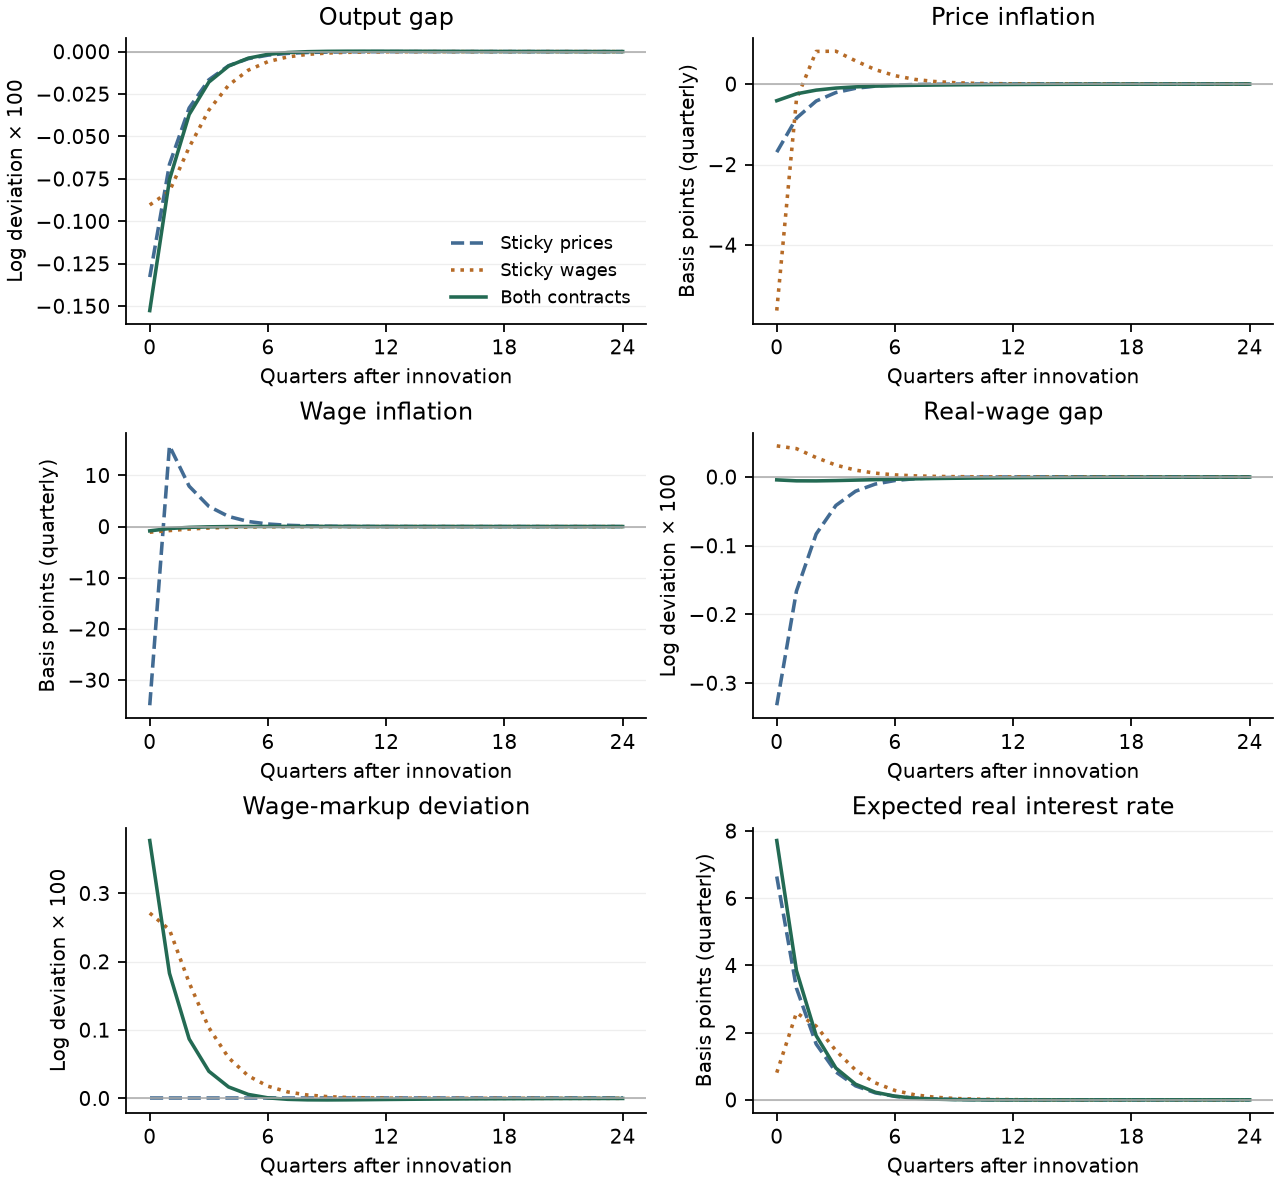

Reproduce this figure in Python.
"""Solved price/wage-contract experiment; illustrative parameters, no data.

Run: .venv/bin/python macro/images/sticky_wage_responses.py
The generalized matrix pencil uses (x, price inflation, wage inflation, g_prev).
Flexible contracts impose static markup conditions, never infinite PC slopes.
"""
from pathlib import Path
import os
import tempfile
os.environ.setdefault('MPLCONFIGDIR',str(Path(tempfile.gettempdir())/'notes-economics-mpl'))
import numpy as np
from numpy.polynomial import Polynomial as Poly
from scipy.linalg import eig
import matplotlib
matplotlib.use('Agg')
import matplotlib.pyplot as plt


def coefficients(beta=.99,sigma=1.,phi=1.,alpha=1/3,ep=6.,ew=6.,tp=.75,tw=.75,pp=1.5,px=.125):
    gp=alpha/(1-alpha);gw=sigma+phi/(1-alpha)
    ap=0 if tp==0 else (1-tp)*(1-beta*tp)/tp*(1-alpha)/(1-alpha+ep*alpha)
    aw=0 if tw==0 else (1-tw)*(1-beta*tw)/(tw*(1+ew*phi))
    return dict(beta=beta,sigma=sigma,phi=phi,alpha=alpha,ep=ep,ew=ew,
                tp=tp,tw=tw,pp=pp,px=px,gp=gp,gw=gw,ap=ap,aw=aw)


def pencil(p):
    b,s,ap,aw,gp,gw,pp,px=[p[k] for k in ['beta','sigma','ap','aw','gp','gw','pp','px']]
    L=np.array([[s+px,pp,0.,0.],[-ap*gp,1+ap,-ap,-ap],
                [-aw*gw,-aw,1+aw,aw],[0.,-1.,1.,1.]])
    R=np.array([[s,1.,0.,0.],[0.,b,0.,0.],[0.,0.,b,0.],[0.,0.,0.,1.]])
    if p['tp']==0:
        L[1]=[gp,-1,1,1];R[1]=0 # mc=gp*x+g=0
    if p['tw']==0:
        L[2]=[-gw,-1,1,1];R[2]=0 # wage markup=g-gw*x=0
    return L,R


def solve(rho=.5,**kwargs):
    p=coefficients(**kwargs);L,R=pencil(p)
    roots,vec=eig(L,R)
    stable=np.flatnonzero(np.abs(roots)<1-1e-9)
    assert len(stable)==1,(p,roots)
    assert all(abs(z)>1+1e-9 for n,z in enumerate(roots) if n not in stable)
    F=np.real_if_close(vec[:,stable[0]]/vec[3,stable[0]]).astype(float)
    G=float(np.real(roots[stable[0]]))
    np.testing.assert_allclose(L@F,G*R@F,atol=1e-10)
    np.testing.assert_allclose(G,1+F[2]-F[1],atol=1e-10)
    # Coefficients on nu, with J=h_w-h_p and no current-nu term in g_prev.
    change=np.array([0.,-1.,1.])
    mat=L[:3,:3]-rho*R[:3,:3]-np.outer((R@F)[:3],change)
    H=np.r_[np.linalg.solve(mat,np.array([-1.,0.,0.])),0.]
    J=H[2]-H[1]
    np.testing.assert_allclose(L@H,R@(F*J+rho*H)+np.array([-1.,0.,0.,0.]),atol=1e-10)
    # Independent scalar polynomial and explicit shock formulas from the text.
    if p['tp'] and p['tw']:
        b,s,ap,aw,gp,gw,pp,px=[p[k] for k in ['beta','sigma','ap','aw','gp','gw','pp','px']]
        D=Poly([s+px+ap*gp*pp,-b*(s+px)-s-ap*gp,s*b])
        LL=Poly([-1.,1+b+ap+aw,-b]);E=aw*gw-ap*gp
        polynomial=LL*D+E*ap*Poly([0.,pp,-1.])
        candidates=[z.real for z in polynomial.roots() if abs(z.imag)<1e-8 and abs(z)<1-1e-9]
        assert len(candidates)==1
        np.testing.assert_allclose(G,candidates[0],atol=1e-9)
        fx=-ap*G*(pp-G)/D(G)
        fp=ap*(gp*fx+G)/(1-b*G)
        fw=aw*(gw*fx-G)/(1-b*G)
        np.testing.assert_allclose(F,[fx,fp,fw,1.],atol=1e-9)
        K=1-b*rho-b*(G-1)+aw+ap
        LLnu=E/K
        PPnu=(ap*gp+(b*fp+ap)*LLnu)/(1-b*rho)
        hx=-1/(s*(1-rho)+px+(pp-rho)*PPnu-(s*fx+fp)*LLnu)
        np.testing.assert_allclose(H,[hx,PPnu*hx,(PPnu+LLnu)*hx,0.],atol=1e-9)
        np.testing.assert_allclose(J,LLnu*hx,atol=1e-9)
    return dict(p=p,F=F,H=H,G=G,J=J,roots=roots,rho=rho)


def response(rho=.5,shock=.001,horizon=24,**kwargs):
    sol=solve(rho=rho,**kwargs);p=sol['p'];F,H=sol['F'],sol['H']
    nu=shock*rho**np.arange(horizon+1)
    gprev=0.;rows=[]
    for v in nu:
        x,pi,pw,_=F*gprev+H*v
        g=gprev+pw-pi
        ex=F[0]*g+H[0]*rho*v
        epi=F[1]*g+H[1]*rho*v
        epw=F[2]*g+H[2]*rho*v
        rate=p['pp']*pi+p['px']*x+v
        real=rate-epi
        mu=g-p['gw']*x
        np.testing.assert_allclose(x,ex-real/p['sigma'],atol=1e-10)
        if p['tp']:
            np.testing.assert_allclose(pi,p['beta']*epi+p['ap']*(p['gp']*x+g),atol=1e-10)
        else: np.testing.assert_allclose(g+p['gp']*x,0.,atol=1e-10)
        if p['tw']:
            np.testing.assert_allclose(pw,p['beta']*epw+p['aw']*(p['gw']*x-g),atol=1e-10)
        else: np.testing.assert_allclose(mu,0.,atol=1e-10)
        np.testing.assert_allclose(g,sol['G']*gprev+sol['J']*v,atol=1e-10)
        rows.append([x,pi,pw,g,mu,real,rate])
        gprev=g
    return np.array(rows),sol


def main():
    variants=[('Sticky prices',dict(tp=.75,tw=0),'#426b93','--'),
              ('Sticky wages',dict(tp=0,tw=.75),'#b66b27',':'),
              ('Both contracts',dict(tp=.75,tw=.75),'#236a53','-')]
    plt.rcParams.update({'font.family':'DejaVu Sans','font.size':9,'pdf.fonttype':42,
                         'ps.fonttype':42,'axes.spines.top':False,'axes.spines.right':False})
    fig,axes=plt.subplots(3,2,figsize=(8,7.4),layout='constrained')
    titles=['Output gap','Price inflation','Wage inflation','Real-wage gap',
            'Wage-markup deviation','Expected real interest rate']
    summary=[]
    for name,args,color,ls in variants:
        path,sol=response(**args)
        for k,ax in enumerate(axes.flat):
            scale=1e4 if k in (1,2,5) else 100
            ax.plot(np.arange(len(path)),scale*path[:,k],color=color,ls=ls,lw=1.6,label=name)
        summary.append((name,path[0].tolist(),sol['G'],sol['roots'].tolist()))
        if name=='Both contracts':
            print('Both-contract state policy F:',sol['F'])
            print('Both-contract shock policy H:',sol['H'],'J=',sol['J'])
    for k,ax in enumerate(axes.flat):
        ax.axhline(0,color='#aaaaaa',lw=.7)
        ax.set(title=titles[k],xlabel='Quarters after innovation',
               ylabel='Basis points (quarterly)' if k in (1,2,5) else 'Log deviation × 100')
        ax.set_xticks([0,6,12,18,24]);ax.grid(axis='y',color='#eeeeee',lw=.6)
    axes.flat[0].legend(frameon=False,fontsize=8,loc='lower right')
    out=Path(__file__).with_suffix('.pdf')
    fig.savefig(out,metadata={'CreationDate':None,'ModDate':None,'Title':'Price and wage contract responses'})
    fig.savefig(out.with_suffix('.png'),dpi=160)
    print('Verified each unreduced equilibrium equation and contract limit.')
    for row in summary:print(row)
    # Contract memory is visible even when the policy innovation has no persistence.
    iid,sol=response(rho=0)
    assert abs(iid[1,0])>1e-9
    print('IID both-contract output at t=0,1:',iid[:2,0])
    print(out)


if __name__=='__main__':main()
